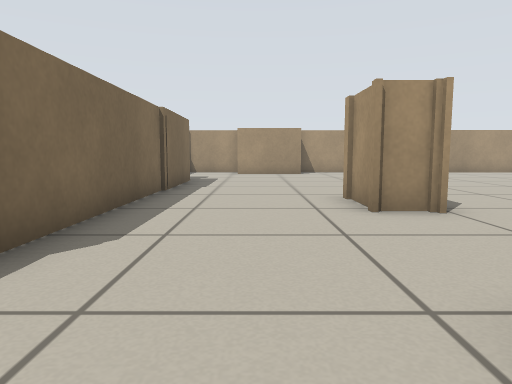
[1] (above)

21 first-person views from a walk through a world built for the Player/Stage simulator. The camera is 0.45 m above the floor, tilts 6° down and sees 70° across. The lines on the ground mark 1 m squares. The floor is counted in squares, 0.5 m on a side. Each view is taken from the middle of a square. On the plan, view 1 faces up. The plan holds only what a view shows up to about 12 squares ahead; the rest is blank. The robots in the file are not drawn.

[2]
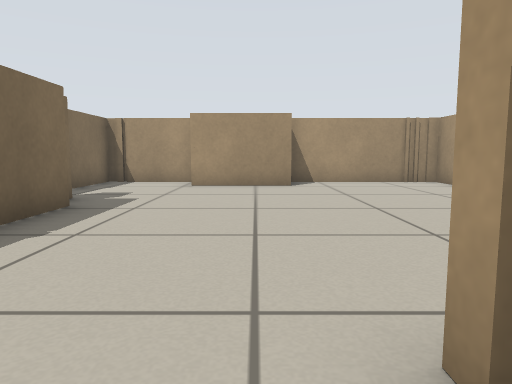

[3]
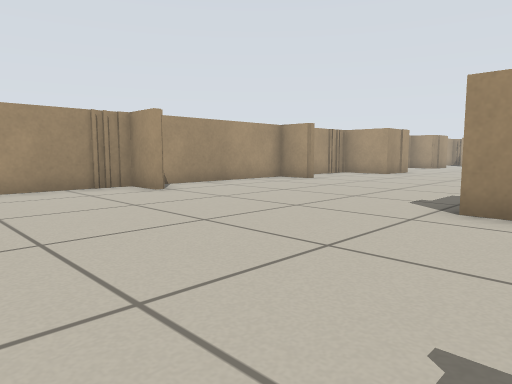

[4]
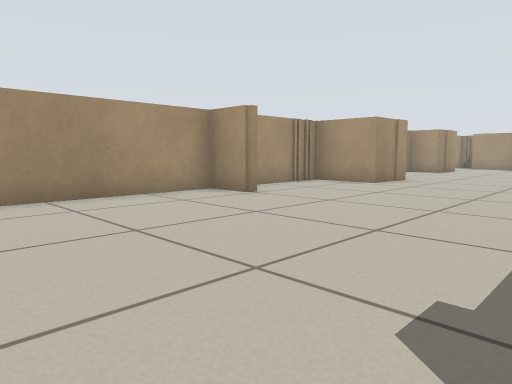

[5]
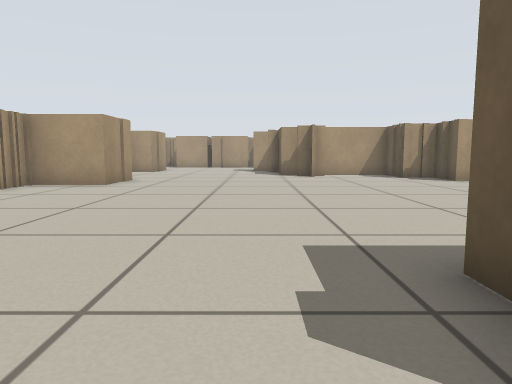

[6]
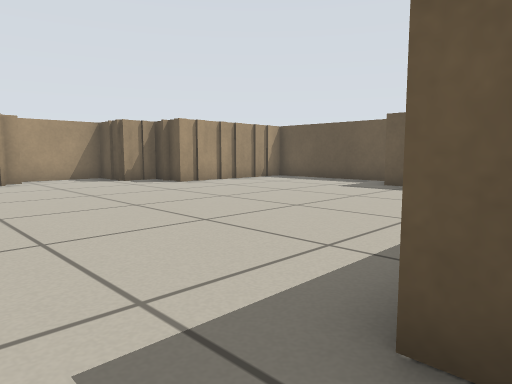

[7]
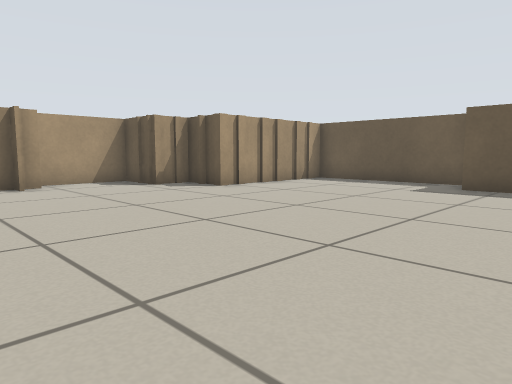

[8]
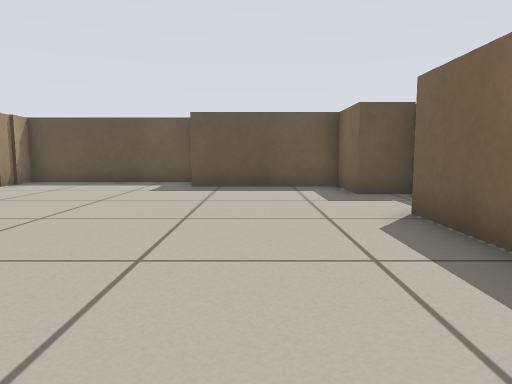

[9]
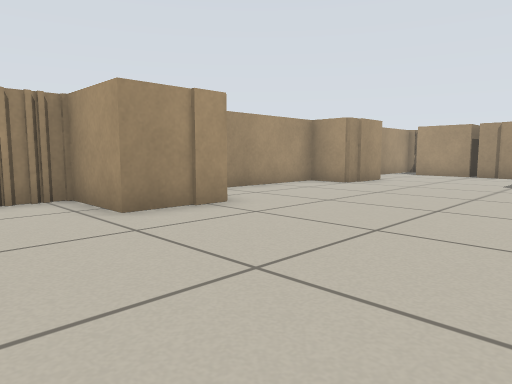

[10]
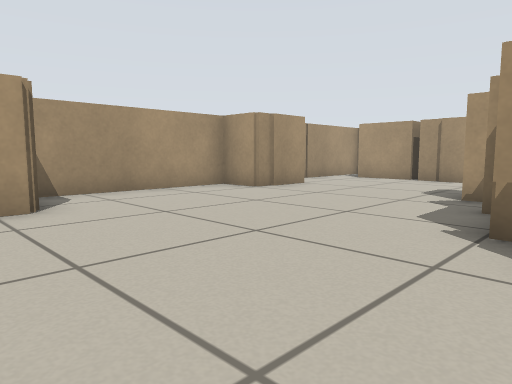

[11]
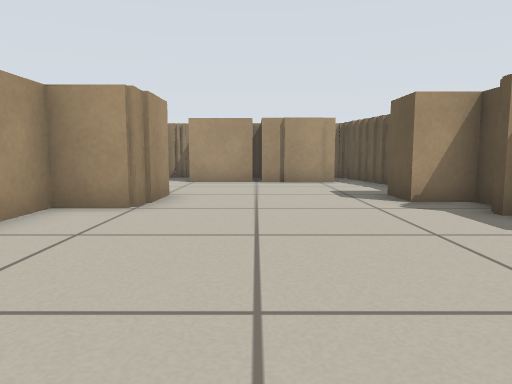

[12]
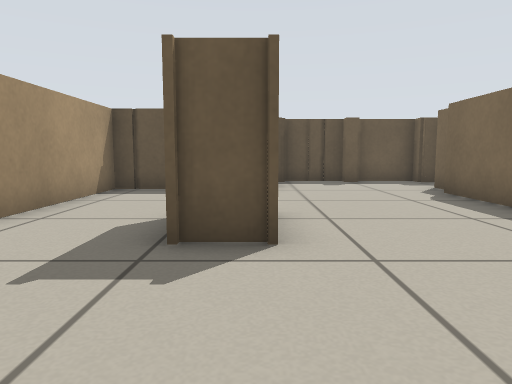

[13]
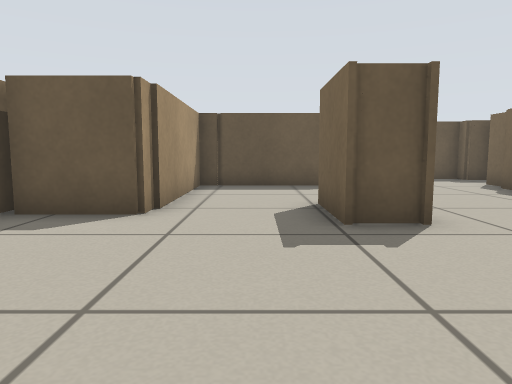

[14]
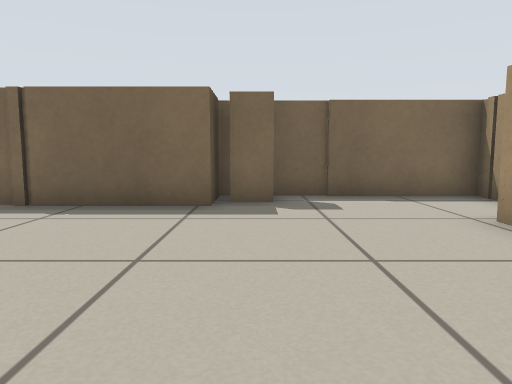

[15]
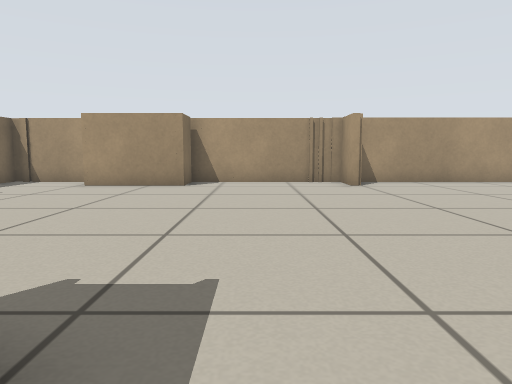

[16]
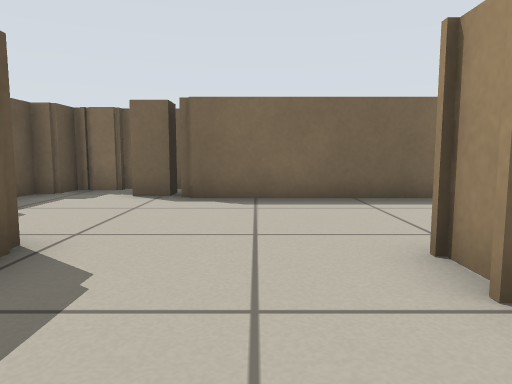

[17]
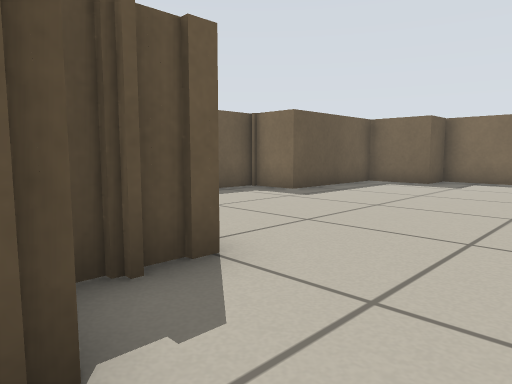

[18]
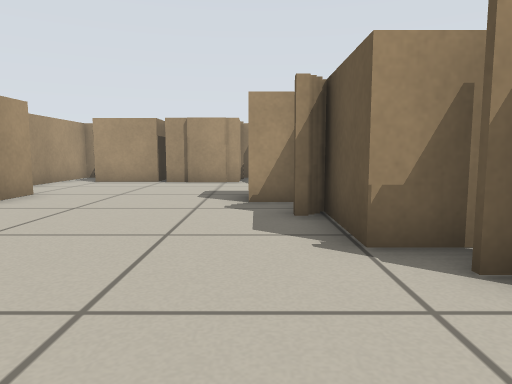

[19]
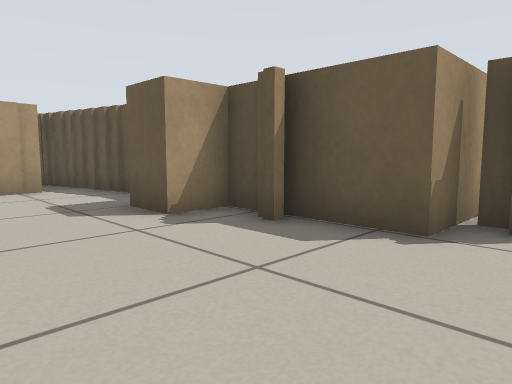

[20]
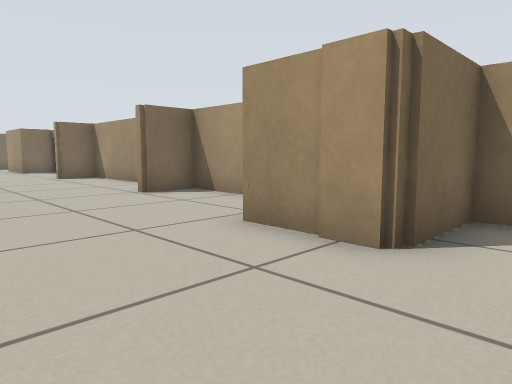

[21]
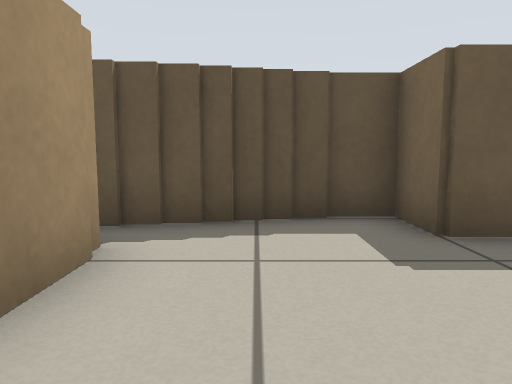

### Floor plan
Points are (right, up) in squares from view 1. A wall is a line through its corners. A room is listed if a view was taken in it or the views show most of it. See-through windows are left out.
Room 1 (views 1, 2, 3, 4, 5, 6, 7, 8, 9, 10, 11, 12, 13, 14, 15, 16, 17, 18, 19, 20, 21)
walls: (9.1, 9.4) (9.8, 9.4); (9.7, 7.8) (9.7, 5.5); (7.9, 9) (7.9, 9.8); (8.5, 4.9) (8.5, 3) (9.7, 3) (9.7, 1.1) (13.7, 1.1) (13.7, -0.4) (18.9, -0.4) (18.9, 4.4) (20.6, 4.4) (20.6, 5.6) (22.4, 5.6) (22.4, 9.9) (24.6, 9.9); (6.7, 16.1) (6.7, 17.6) (1.9, 17.6) (1.9, 16.2) (-0.9, 16.2); (6.1, 17.4) (5.6, 17.4); (2.9, 5.7) (1.8, 5.7) (1.8, 7.4) (2.9, 7.4) (2.9, 5.4); (21.1, 8.8) (21.6, 8.8); (21.6, 8.1) (21.6, 9.4); (1.4, 1.8) (5.6, 1.8) (5.6, 6.7) (7.6, 6.7); (24.1, 10.4) (24.6, 10.4); (25, 9.9) (25.7, 9.9) (25.7, 11.1) (27, 11.1) (27, 9.9) (29, 9.9); (-2.7, 13.4) (-2.7, 12.5); (-1, 17.6) (-3.7, 17.6) (-3.7, 12.2) (-2.3, 12.2) (-2.3, 2.4); (-2.7, 2.2) (-2.7, 1.4); (-1.2, -0.4) (-0.8, -0.4); (-0.8, -0.9) (1.1, -0.9); (27.1, 15.9) (25, 15.9) (25, 17.4) (19.6, 17.4) (19.6, 15.3) (17.4, 15.3) (17.4, 17.4) (13.3, 17.4) (13.3, 16.2) (12.9, 16.2) (12.9, 17.4) (7.2, 17.4); (-3.9, 0.8) (-3.9, -0.4) (-3.1, -0.4); (-3.1, -0.9) (-1.2, -0.9); (28.9, 10.2) (29.8, 10.2); (29.6, 10.4) (31.1, 10.4); (30.4, 11.5) (30.4, 13.9); (30.6, 14.1) (30.6, 16.1); (31.1, 17.4) (29.2, 17.4)

Positions as (right, up) in squares from view 1, and headings:
1: (0, 0), facing up
2: (1, 6), facing up
3: (2, 8), facing up-right
4: (7, 10), facing up-right
5: (7, 11), facing right
6: (9, 11), facing down-right
7: (11, 11), facing down-right
8: (12, 11), facing down
9: (15, 10), facing up-right
10: (18, 9), facing up-right
11: (19, 14), facing right
12: (2, 11), facing down
13: (4, 12), facing down
14: (4, 13), facing left
15: (4, 6), facing up
16: (5, 4), facing left
17: (21, 7), facing down-left
18: (19, 11), facing right
19: (21, 14), facing down-right
20: (21, 12), facing up-left
21: (29, 15), facing down
